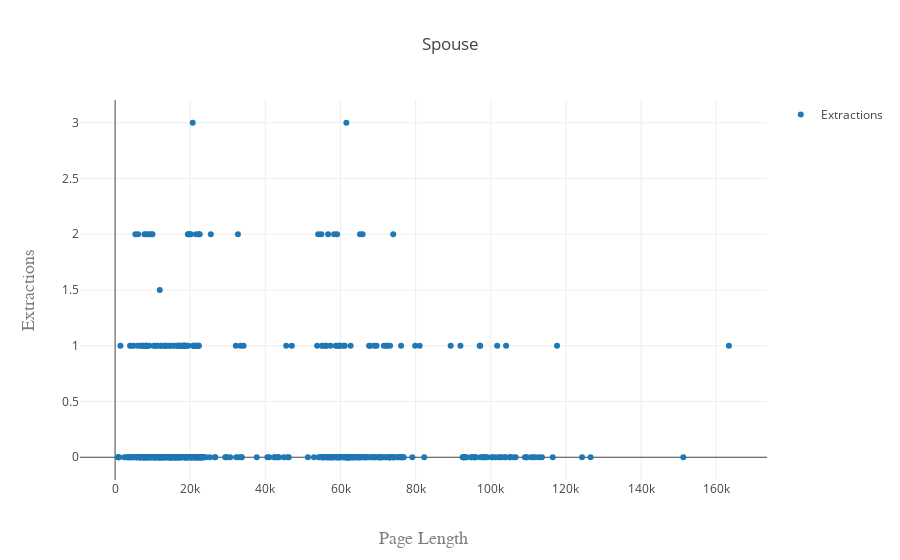

The code cell stored with this chart in its notebook:
### Markdown cell above
### Number of Extractions vs. Page Length

### Code cell
## Defining the Relation
RELATION = 'Spouse'
NAME = DF[RELATION]
doc_len_rel = NAME['doc_len']
rel_dict_rel = NAME['rel_dict']

# Merging two dfs
doc_len_df = rel_dict_to_df(doc_len_rel)
rel_df = rel_dict_to_df(rel_dict_rel)
merged_df = rel_df.join(doc_len_df, how='left')
merged_df = merged_df.reset_index()[['Extracted', 'Doc_Length', 'PGT']].groupby(['Doc_Length']).mean()
extractions = merged_df['Extracted'].to_dict()
gt = merged_df['PGT'].to_dict()


#### SCATTER PLOT ####

trace1 = go.Scatter(
    x = list(extractions.keys()),
    y = list(extractions.values()),
    mode = 'markers',
    name = 'Extractions'
    )

trace2 = go.Scatter(
    x = list(gt.keys()),
    y = list(gt.values()),
    mode = 'markers',
    name = 'PGT',
    opacity = 0.8
    )

data = [trace1]
# data = [trace1, trace2]

layout = go.Layout(
    title=RELATION,
    showlegend=True,
    xaxis=dict(
        title='Page Length',
        titlefont=dict(
            family='Courier New, monospace',
            size=18,
            color='#7f7f7f'
        )
    ),
    yaxis=dict(
        title='Extractions',
        titlefont=dict(
            family='Courier New, monospace',
            size=18,
            color='#7f7f7f'
        )
    )
)

fig = go.Figure(data=data, layout=layout)

iplot(fig)

### Figure 1 — Plotly figure (JSON) as saved in the notebook; plotly's stock layout.template omitted (floating-point values rounded to 4 significant figures; data arrays with more than 128 entries replaced by an {"elided": "..."} marker saying what was removed)
{"data": [{"mode": "markers", "name": "Extractions", "type": "scatter", "uid": "bca46ac4-dafe-4148-ae2f-60464ee9e3af", "x": {"elided": "549 int values"}, "y": {"elided": "549 float values"}}], "layout": {"showlegend": true, "title": {"text": "Spouse"}, "xaxis": {"title": {"font": {"color": "#7f7f7f", "family": "Courier New, monospace", "size": 18}, "text": "Page Length"}}, "yaxis": {"title": {"font": {"color": "#7f7f7f", "family": "Courier New, monospace", "size": 18}, "text": "Extractions"}}}}
